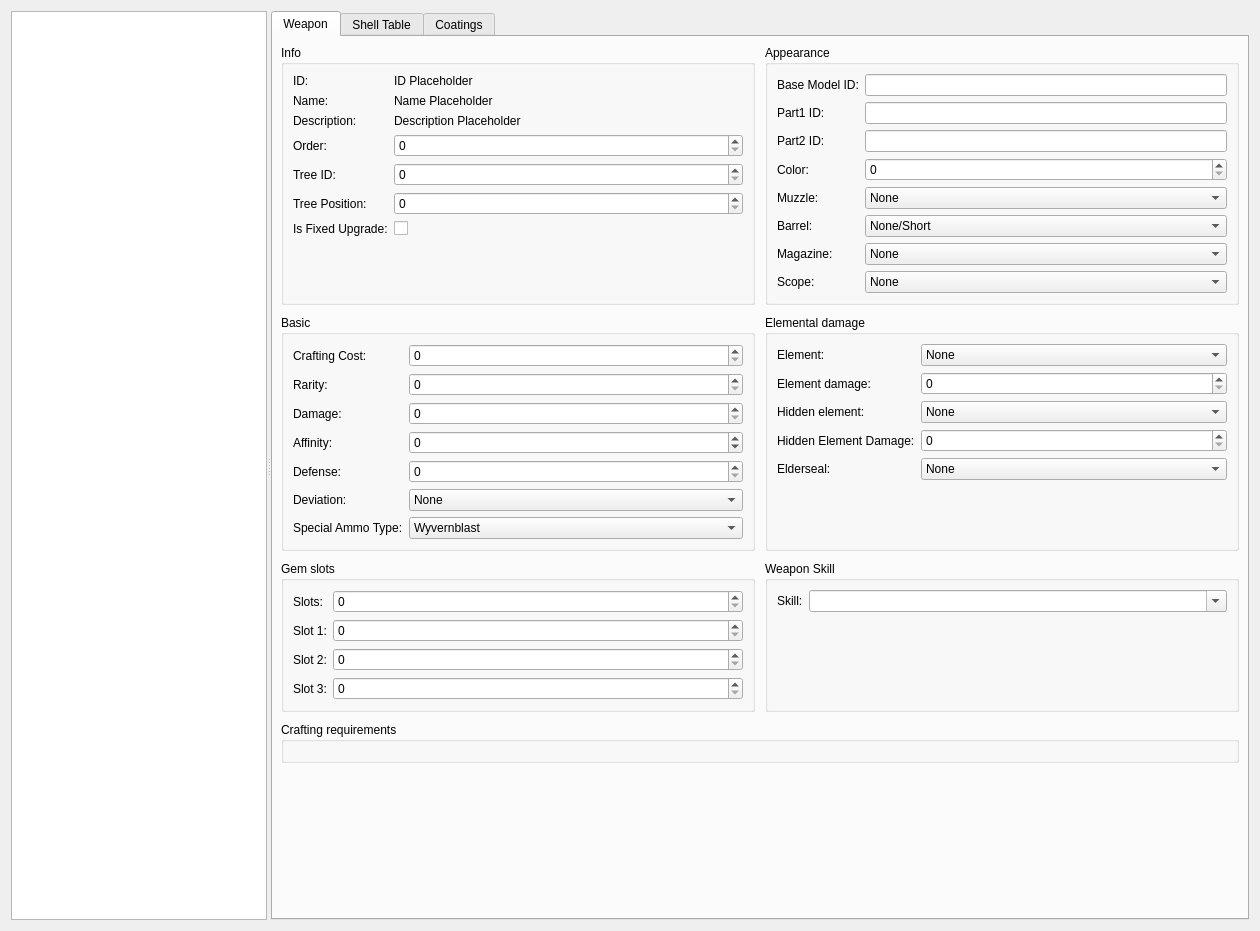
<?xml version="1.0" encoding="UTF-8"?>
<ui version="4.0">
 <class>WeaponEditorForm</class>
 <widget class="QWidget" name="WeaponEditorForm">
  <property name="geometry">
   <rect>
    <x>0</x>
    <y>0</y>
    <width>1260</width>
    <height>931</height>
   </rect>
  </property>
  <layout class="QVBoxLayout" name="main_layout">
   <item>
    <widget class="QSplitter" name="splitter">
     <property name="orientation">
      <enum>Qt::Horizontal</enum>
     </property>
     <property name="childrenCollapsible">
      <bool>false</bool>
     </property>
     <widget class="QTreeView" name="weapon_tree_view">
      <property name="sizePolicy">
       <sizepolicy hsizetype="Expanding" vsizetype="Expanding">
        <horstretch>0</horstretch>
        <verstretch>0</verstretch>
       </sizepolicy>
      </property>
     </widget>
     <widget class="QTabWidget" name="tabs_weapon_details">
      <property name="sizePolicy">
       <sizepolicy hsizetype="Expanding" vsizetype="Expanding">
        <horstretch>1</horstretch>
        <verstretch>0</verstretch>
       </sizepolicy>
      </property>
      <widget class="QWidget" name="tab_weapon_attributes">
       <attribute name="title">
        <string>Weapon</string>
       </attribute>
       <layout class="QGridLayout" name="data_layout" rowstretch="0,0,0,1" columnstretch="1,1">
        <property name="leftMargin">
         <number>8</number>
        </property>
        <property name="topMargin">
         <number>8</number>
        </property>
        <property name="rightMargin">
         <number>8</number>
        </property>
        <property name="bottomMargin">
         <number>8</number>
        </property>
        <property name="spacing">
         <number>10</number>
        </property>
        <item row="1" column="1">
         <widget class="QGroupBox" name="groupbox4_element">
          <property name="title">
           <string>Elemental damage</string>
          </property>
          <property name="flat">
           <bool>true</bool>
          </property>
          <layout class="QFormLayout" name="groupbox_basic_layout">
           <item row="0" column="0">
            <widget class="QLabel" name="element_id_label">
             <property name="text">
              <string>Element:</string>
             </property>
            </widget>
           </item>
           <item row="0" column="1">
            <widget class="QComboBox" name="element_id_value">
             <item>
              <property name="text">
               <string>None</string>
              </property>
             </item>
             <item>
              <property name="text">
               <string>Fire</string>
              </property>
             </item>
             <item>
              <property name="text">
               <string>Water</string>
              </property>
             </item>
             <item>
              <property name="text">
               <string>Ice</string>
              </property>
             </item>
             <item>
              <property name="text">
               <string>Thunder</string>
              </property>
             </item>
             <item>
              <property name="text">
               <string>Dragon</string>
              </property>
             </item>
             <item>
              <property name="text">
               <string>Poison</string>
              </property>
             </item>
             <item>
              <property name="text">
               <string>Paralysis</string>
              </property>
             </item>
             <item>
              <property name="text">
               <string>Sleep</string>
              </property>
             </item>
             <item>
              <property name="text">
               <string>Blast</string>
              </property>
             </item>
            </widget>
           </item>
           <item row="1" column="0">
            <widget class="QLabel" name="element_damage_label">
             <property name="text">
              <string>Element damage:</string>
             </property>
            </widget>
           </item>
           <item row="1" column="1">
            <widget class="QSpinBox" name="element_damage_value">
             <property name="minimum">
              <number>0</number>
             </property>
             <property name="maximum">
              <number>65535</number>
             </property>
             <property name="bind_field" stdset="0">
              <string>element_damage</string>
             </property>
            </widget>
           </item>
           <item row="2" column="0">
            <widget class="QLabel" name="hidden_element_label">
             <property name="text">
              <string>Hidden element:</string>
             </property>
            </widget>
           </item>
           <item row="2" column="1">
            <widget class="QComboBox" name="hidden_element_id_value">
             <item>
              <property name="text">
               <string>None</string>
              </property>
             </item>
             <item>
              <property name="text">
               <string>Fire</string>
              </property>
             </item>
             <item>
              <property name="text">
               <string>Water</string>
              </property>
             </item>
             <item>
              <property name="text">
               <string>Ice</string>
              </property>
             </item>
             <item>
              <property name="text">
               <string>Thunder</string>
              </property>
             </item>
             <item>
              <property name="text">
               <string>Dragon</string>
              </property>
             </item>
             <item>
              <property name="text">
               <string>Poison</string>
              </property>
             </item>
             <item>
              <property name="text">
               <string>Paralysis</string>
              </property>
             </item>
             <item>
              <property name="text">
               <string>Sleep</string>
              </property>
             </item>
             <item>
              <property name="text">
               <string>Blast</string>
              </property>
             </item>
            </widget>
           </item>
           <item row="3" column="0">
            <widget class="QLabel" name="hidden_element_damage_label">
             <property name="text">
              <string>Hidden Element Damage:</string>
             </property>
            </widget>
           </item>
           <item row="3" column="1">
            <widget class="QSpinBox" name="hidden_element_damage_value">
             <property name="minimum">
              <number>0</number>
             </property>
             <property name="maximum">
              <number>65535</number>
             </property>
             <property name="bind_field" stdset="0">
              <string>hidden_element_damage</string>
             </property>
            </widget>
           </item>
           <item row="4" column="0">
            <widget class="QLabel" name="elderseal_label">
             <property name="text">
              <string>Elderseal:</string>
             </property>
            </widget>
           </item>
           <item row="4" column="1">
            <widget class="QComboBox" name="elderseal_value">
             <item>
              <property name="text">
               <string>None</string>
              </property>
             </item>
             <item>
              <property name="text">
               <string>Low</string>
              </property>
             </item>
             <item>
              <property name="text">
               <string>Average</string>
              </property>
             </item>
             <item>
              <property name="text">
               <string>High</string>
              </property>
             </item>
            </widget>
           </item>
          </layout>
         </widget>
        </item>
        <item row="0" column="0">
         <widget class="QGroupBox" name="groupbox1_info">
          <property name="title">
           <string>Info</string>
          </property>
          <property name="flat">
           <bool>true</bool>
          </property>
          <layout class="QFormLayout" name="groupbox_info_layout">
           <item row="0" column="0">
            <widget class="QLabel" name="id_label">
             <property name="text">
              <string>ID:</string>
             </property>
            </widget>
           </item>
           <item row="0" column="1">
            <widget class="QLabel" name="id_value">
             <property name="text">
              <string>ID Placeholder</string>
             </property>
            </widget>
           </item>
           <item row="2" column="0">
            <widget class="QLabel" name="name_label">
             <property name="text">
              <string>Name:</string>
             </property>
            </widget>
           </item>
           <item row="2" column="1">
            <widget class="QLabel" name="name_value">
             <property name="text">
              <string>Name Placeholder</string>
             </property>
            </widget>
           </item>
           <item row="3" column="0">
            <widget class="QLabel" name="description_label">
             <property name="text">
              <string>Description:</string>
             </property>
            </widget>
           </item>
           <item row="3" column="1">
            <widget class="QLabel" name="description_value">
             <property name="text">
              <string>Description Placeholder</string>
             </property>
            </widget>
           </item>
           <item row="4" column="0">
            <widget class="QLabel" name="order_label">
             <property name="text">
              <string>Order:</string>
             </property>
            </widget>
           </item>
           <item row="4" column="1">
            <widget class="QSpinBox" name="order_value">
             <property name="minimum">
              <number>0</number>
             </property>
             <property name="maximum">
              <number>65535</number>
             </property>
             <property name="bind_field" stdset="0">
              <string>order</string>
             </property>
            </widget>
           </item>
           <item row="5" column="0">
            <widget class="QLabel" name="tree_id_label">
             <property name="text">
              <string>Tree ID:</string>
             </property>
            </widget>
           </item>
           <item row="5" column="1">
            <widget class="QSpinBox" name="tree_id_value">
             <property name="minimum">
              <number>0</number>
             </property>
             <property name="maximum">
              <number>255</number>
             </property>
             <property name="bind_field" stdset="0">
              <string>tree_id</string>
             </property>
            </widget>
           </item>
           <item row="6" column="0">
            <widget class="QLabel" name="tree_position_label">
             <property name="text">
              <string>Tree Position:</string>
             </property>
            </widget>
           </item>
           <item row="6" column="1">
            <widget class="QSpinBox" name="tree_position_value">
             <property name="minimum">
              <number>0</number>
             </property>
             <property name="maximum">
              <number>255</number>
             </property>
             <property name="bind_field" stdset="0">
              <string>tree_position</string>
             </property>
            </widget>
           </item>
           <item row="7" column="0">
            <widget class="QLabel" name="is_fixed_upgrade_label">
             <property name="text">
              <string>Is Fixed Upgrade:</string>
             </property>
            </widget>
           </item>
           <item row="7" column="1">
            <widget class="QCheckBox" name="is_fixed_upgrade_value"/>
           </item>
          </layout>
         </widget>
        </item>
        <item row="0" column="1">
         <widget class="QGroupBox" name="groupbox2_appearance">
          <property name="title">
           <string>Appearance</string>
          </property>
          <property name="flat">
           <bool>true</bool>
          </property>
          <layout class="QFormLayout" name="groupbox_appearance_layout">
           <item row="0" column="0">
            <widget class="QLabel" name="base_model_id_label">
             <property name="text">
              <string>Base Model ID:</string>
             </property>
            </widget>
           </item>
           <item row="0" column="1">
            <widget class="QLineEdit" name="base_model_id_value">
             <property name="readOnly">
              <bool>true</bool>
             </property>
            </widget>
           </item>
           <item row="1" column="0">
            <widget class="QLabel" name="part1_id_label">
             <property name="text">
              <string>Part1 ID:</string>
             </property>
            </widget>
           </item>
           <item row="1" column="1">
            <widget class="QLineEdit" name="part1_id_value">
             <property name="readOnly">
              <bool>true</bool>
             </property>
            </widget>
           </item>
           <item row="2" column="0">
            <widget class="QLabel" name="part2_id_label">
             <property name="text">
              <string>Part2 ID:</string>
             </property>
            </widget>
           </item>
           <item row="2" column="1">
            <widget class="QLineEdit" name="part2_id_value">
             <property name="readOnly">
              <bool>true</bool>
             </property>
            </widget>
           </item>
           <item row="3" column="0">
            <widget class="QLabel" name="color_label">
             <property name="text">
              <string>Color:</string>
             </property>
            </widget>
           </item>
           <item row="3" column="1">
            <widget class="QSpinBox" name="color_value">
             <property name="minimum">
              <number>0</number>
             </property>
             <property name="maximum">
              <number>255</number>
             </property>
             <property name="bind_field" stdset="0">
              <string>color</string>
             </property>
            </widget>
           </item>
           <item row="4" column="0">
            <widget class="QLabel" name="muzzle_type_label">
             <property name="text">
              <string>Muzzle:</string>
             </property>
            </widget>
           </item>
           <item row="4" column="1">
            <widget class="QComboBox" name="muzzle_type_value">
             <item>
              <property name="text">
               <string>None</string>
              </property>
             </item>
             <item>
              <property name="text">
               <string>Silencer/Supressor</string>
              </property>
             </item>
            </widget>
           </item>
           <item row="5" column="0">
            <widget class="QLabel" name="barrel_type_label">
             <property name="text">
              <string>Barrel:</string>
             </property>
            </widget>
           </item>
           <item row="5" column="1">
            <widget class="QComboBox" name="barrel_type_value">
             <item>
              <property name="text">
               <string>None/Short</string>
              </property>
             </item>
             <item>
              <property name="text">
               <string>Rifle/Long</string>
              </property>
             </item>
            </widget>
           </item>
           <item row="6" column="0">
            <widget class="QLabel" name="magazine_type_label">
             <property name="text">
              <string>Magazine:</string>
             </property>
            </widget>
           </item>
           <item row="6" column="1">
            <widget class="QComboBox" name="magazine_type_value">
             <item>
              <property name="text">
               <string>None</string>
              </property>
             </item>
             <item>
              <property name="text">
               <string>Extended</string>
              </property>
             </item>
             <item>
              <property name="text">
               <string>Drum</string>
              </property>
             </item>
            </widget>
           </item>
           <item row="7" column="0">
            <widget class="QLabel" name="scope_type_label">
             <property name="text">
              <string>Scope:</string>
             </property>
            </widget>
           </item>
           <item row="7" column="1">
            <widget class="QComboBox" name="scope_type_value">
             <item>
              <property name="text">
               <string>None</string>
              </property>
             </item>
             <item>
              <property name="text">
               <string>Scope</string>
              </property>
             </item>
            </widget>
           </item>
          </layout>
         </widget>
        </item>
        <item row="2" column="0">
         <widget class="QGroupBox" name="groupbox5_gems">
          <property name="title">
           <string>Gem slots</string>
          </property>
          <property name="flat">
           <bool>true</bool>
          </property>
          <layout class="QFormLayout" name="groupbox_gems_layout">
           <item row="0" column="0">
            <widget class="QLabel" name="num_active_label">
             <property name="text">
              <string>Slots:</string>
             </property>
            </widget>
           </item>
           <item row="0" column="1">
            <widget class="QSpinBox" name="num_gem_slots">
             <property name="minimum">
              <number>0</number>
             </property>
             <property name="maximum">
              <number>3</number>
             </property>
             <property name="bind_field" stdset="0">
              <string>num_gem_slots</string>
             </property>
            </widget>
           </item>
           <item row="1" column="0">
            <widget class="QLabel" name="gem_slot1_lvl_label">
             <property name="text">
              <string>Slot 1:</string>
             </property>
            </widget>
           </item>
           <item row="1" column="1">
            <widget class="QSpinBox" name="gem_slot1_lvl_value">
             <property name="minimum">
              <number>0</number>
             </property>
             <property name="maximum">
              <number>3</number>
             </property>
             <property name="bind_field" stdset="0">
              <string>gem_slot_lvl1</string>
             </property>
            </widget>
           </item>
           <item row="2" column="0">
            <widget class="QLabel" name="gem_slot2_lvl_label">
             <property name="text">
              <string>Slot 2:</string>
             </property>
            </widget>
           </item>
           <item row="2" column="1">
            <widget class="QSpinBox" name="gem_slot2_lvl_value">
             <property name="minimum">
              <number>0</number>
             </property>
             <property name="maximum">
              <number>3</number>
             </property>
             <property name="bind_field" stdset="0">
              <string>gem_slot_lvl2</string>
             </property>
            </widget>
           </item>
           <item row="3" column="0">
            <widget class="QLabel" name="gem_slot3_lvl_label">
             <property name="text">
              <string>Slot 3:</string>
             </property>
            </widget>
           </item>
           <item row="3" column="1">
            <widget class="QSpinBox" name="gem_slot3_lvl_value">
             <property name="minimum">
              <number>0</number>
             </property>
             <property name="maximum">
              <number>3</number>
             </property>
             <property name="bind_field" stdset="0">
              <string>gem_slot_lvl3</string>
             </property>
            </widget>
           </item>
          </layout>
         </widget>
        </item>
        <item row="1" column="0">
         <widget class="QGroupBox" name="groupbox3_basic">
          <property name="title">
           <string>Basic</string>
          </property>
          <property name="flat">
           <bool>true</bool>
          </property>
          <layout class="QFormLayout" name="groupbox_basic_layout">
           <item row="0" column="0">
            <widget class="QLabel" name="cost_label">
             <property name="text">
              <string>Crafting Cost:</string>
             </property>
            </widget>
           </item>
           <item row="0" column="1">
            <widget class="QSpinBox" name="cost_value">
             <property name="minimum">
              <number>0</number>
             </property>
             <property name="maximum">
              <number>268435455</number>
             </property>
             <property name="bind_field" stdset="0">
              <string>crafting_cost</string>
             </property>
            </widget>
           </item>
           <item row="1" column="0">
            <widget class="QLabel" name="rarity_label">
             <property name="text">
              <string>Rarity:</string>
             </property>
            </widget>
           </item>
           <item row="1" column="1">
            <widget class="QSpinBox" name="rarity_value">
             <property name="minimum">
              <number>0</number>
             </property>
             <property name="maximum">
              <number>10</number>
             </property>
             <property name="bind_field" stdset="0">
              <string>rarity</string>
             </property>
            </widget>
           </item>
           <item row="2" column="0">
            <widget class="QLabel" name="raw_damage_label">
             <property name="text">
              <string>Damage:</string>
             </property>
            </widget>
           </item>
           <item row="2" column="1">
            <widget class="QSpinBox" name="raw_damage_value">
             <property name="minimum">
              <number>0</number>
             </property>
             <property name="maximum">
              <number>65535</number>
             </property>
             <property name="bind_field" stdset="0">
              <string>raw_damage</string>
             </property>
            </widget>
           </item>
           <item row="3" column="0">
            <widget class="QLabel" name="affinity_label">
             <property name="text">
              <string>Affinity:</string>
             </property>
            </widget>
           </item>
           <item row="3" column="1">
            <widget class="QSpinBox" name="affinity_value">
             <property name="minimum">
              <number>-127</number>
             </property>
             <property name="maximum">
              <number>127</number>
             </property>
             <property name="bind_field" stdset="0">
              <string>affinity</string>
             </property>
            </widget>
           </item>
           <item row="4" column="0">
            <widget class="QLabel" name="defense_label">
             <property name="text">
              <string>Defense:</string>
             </property>
            </widget>
           </item>
           <item row="4" column="1">
            <widget class="QSpinBox" name="defense_value">
             <property name="minimum">
              <number>0</number>
             </property>
             <property name="maximum">
              <number>65535</number>
             </property>
             <property name="bind_field" stdset="0">
              <string>defense</string>
             </property>
            </widget>
           </item>
           <item row="5" column="0">
            <widget class="QLabel" name="deviation_label">
             <property name="text">
              <string>Deviation:</string>
             </property>
            </widget>
           </item>
           <item row="5" column="1">
            <widget class="QComboBox" name="deviation_value">
             <item>
              <property name="text">
               <string>None</string>
              </property>
             </item>
             <item>
              <property name="text">
               <string>Low</string>
              </property>
             </item>
             <item>
              <property name="text">
               <string>Average</string>
              </property>
             </item>
             <item>
              <property name="text">
               <string>High</string>
              </property>
             </item>
            </widget>
           </item>
           <item row="6" column="0">
            <widget class="QLabel" name="special_ammo_type_label">
             <property name="text">
              <string>Special Ammo Type:</string>
             </property>
            </widget>
           </item>
           <item row="6" column="1">
            <widget class="QComboBox" name="special_ammo_type_value">
             <item>
              <property name="text">
               <string>Wyvernblast</string>
              </property>
             </item>
             <item>
              <property name="text">
               <string>Wyvernfire</string>
              </property>
             </item>
             <item>
              <property name="text">
               <string>Wyvernsnipe</string>
              </property>
             </item>
            </widget>
           </item>
          </layout>
         </widget>
        </item>
        <item row="2" column="1">
         <widget class="QGroupBox" name="groupbox6_skills">
          <property name="title">
           <string>Weapon Skill</string>
          </property>
          <property name="flat">
           <bool>true</bool>
          </property>
          <layout class="QFormLayout" name="groupbox_skills_layout">
           <item row="0" column="0">
            <widget class="QLabel" name="skill_id_label">
             <property name="text">
              <string>Skill:</string>
             </property>
            </widget>
           </item>
           <item row="0" column="1">
            <widget class="QComboBox" name="skill_id_value">
             <property name="editable">
              <bool>true</bool>
             </property>
             <property name="bind_field" stdset="0">
              <string>skill_id</string>
             </property>
            </widget>
           </item>
          </layout>
         </widget>
        </item>
        <item row="3" column="0" colspan="2" alignment="Qt::AlignTop">
         <widget class="QGroupBox" name="groupbox7_crafting">
          <property name="title">
           <string>Crafting requirements</string>
          </property>
          <property name="flat">
           <bool>true</bool>
          </property>
          <layout class="QVBoxLayout" name="groupbox_crafting_layout">
           <item>
            <widget class="CraftingRequirementsEditor" name="crafting_requirements_editor" native="true"/>
           </item>
          </layout>
         </widget>
        </item>
       </layout>
      </widget>
      <widget class="QWidget" name="tab_shell_table">
       <attribute name="title">
        <string>Shell Table</string>
       </attribute>
       <layout class="QHBoxLayout" name="tab_shell_table_layout">
        <item>
         <widget class="QTreeView" name="shell_table_view"/>
        </item>
        <item>
         <widget class="QLabel" name="shell_type_docs_label">
          <property name="text">
           <string>&lt;h3&gt;Capacity Notes&lt;/h3&gt;
&lt;p&gt;Capacity higher than 10 can crash the game,&lt;br&gt;
especially when used with Free Element/Ammo up skill.&lt;/p&gt;&lt;h3&gt;Recoil Presets&lt;/h3&gt;
&lt;table border=&quot;1&quot; cellpadding=&quot;3&quot; cellspacing=&quot;1&quot;&gt;
&lt;thead&gt;
&lt;tr&gt; &lt;th&gt;Value&lt;/th&gt; &lt;th&gt;Effect&lt;/th&gt; &lt;/tr&gt;
&lt;/thead&gt;
&lt;tbody&gt;
&lt;tr&gt; &lt;td&gt;00&lt;/td&gt; &lt;td&gt;Normal (Recoil +1)&lt;/td&gt; &lt;/tr&gt;
&lt;tr&gt; &lt;td&gt;01, 02, 03&lt;/td&gt; &lt;td&gt;Normal (Recoil +2)&lt;/td&gt; &lt;/tr&gt;
&lt;tr&gt; &lt;td&gt;4, 5, 7, 11, 20, 21, 24, 32&lt;/td&gt; &lt;td&gt;Normal (Recoil +3)&lt;/td&gt; &lt;/tr&gt;
&lt;tr&gt; &lt;td&gt;6, 8, 9, 12, 13, 19, 25&lt;/td&gt; &lt;td&gt;Normal (Recoil +4)&lt;/td&gt; &lt;/tr&gt;
&lt;tr&gt; &lt;td&gt;28, 29, 30&lt;/td&gt; &lt;td&gt;Rapid Fire (Recoil +2)&lt;/td&gt; &lt;/tr&gt;
&lt;tr&gt; &lt;td&gt;31, 33&lt;/td&gt; &lt;td&gt;Rapid Fire (Recoil +3)&lt;/td&gt; &lt;/tr&gt;
&lt;tr&gt; &lt;td&gt;18&lt;/td&gt; &lt;td&gt;Follow-Up / Mortar (Recoil +1)&lt;/td&gt; &lt;/tr&gt;
&lt;tr&gt; &lt;td&gt;14, 27&lt;/td&gt; &lt;td&gt;Follow-Up / Mortar (Recoil +2)&lt;/td&gt; &lt;/tr&gt;
&lt;tr&gt; &lt;td&gt;15, 16, 22, 23, 26&lt;/td&gt; &lt;td&gt;Follow-Up / Mortar (Recoil +3)&lt;/td&gt; &lt;/tr&gt;
&lt;tr&gt; &lt;td&gt;10&lt;/td&gt; &lt;td&gt;Blot Action / Single Shot / Auto-Reload&lt;/td&gt; &lt;/tr&gt;
&lt;tr&gt; &lt;td&gt;17&lt;/td&gt; &lt;td&gt;Wyvern Shot Charge&lt;/td&gt; &lt;/tr&gt;
&lt;/tbody&gt;
&lt;/table&gt;&lt;h3&gt;Reload Presets&lt;/h3&gt;
&lt;table border=&quot;1&quot; cellpadding=&quot;3&quot; cellspacing=&quot;1&quot;&gt;
&lt;thead&gt;
&lt;tr&gt; &lt;th&gt;Value&lt;/th&gt; &lt;th&gt;Effect&lt;/th&gt; &lt;/tr&gt;
&lt;/thead&gt;
&lt;tbody&gt;
&lt;tr&gt; &lt;td&gt;17&lt;/td&gt; &lt;td&gt;Fast&lt;/td&gt; &lt;/tr&gt;
&lt;tr&gt; &lt;td&gt;0, 1, 14, 18&lt;/td&gt; &lt;td&gt;Normal&lt;/td&gt; &lt;/tr&gt;
&lt;tr&gt; &lt;td&gt;2, 3, 4, 5, 11, 15, 16&lt;/td&gt; &lt;td&gt;Slow&lt;/td&gt; &lt;/tr&gt;
&lt;tr&gt; &lt;td&gt;6, 7, 8, 9, 10, 12, 13&lt;/td&gt; &lt;td&gt;Very Slow&lt;/td&gt; &lt;/tr&gt;
&lt;/tbody&gt;
&lt;/table&gt;</string>
          </property>
          <property name="alignment">
           <set>Qt::AlignLeading|Qt::AlignLeft|Qt::AlignTop</set>
          </property>
         </widget>
        </item>
       </layout>
      </widget>
      <widget class="QWidget" name="tab_bottle_table">
       <attribute name="title">
        <string>Coatings</string>
       </attribute>
       <layout class="QFormLayout" name="tab_bottle_table_layout">
        <item row="0" column="0">
         <widget class="QLabel" name="close_range_label">
          <property name="text">
           <string>Close Range:</string>
          </property>
         </widget>
        </item>
        <item row="1" column="0">
         <widget class="QLabel" name="power_label">
          <property name="text">
           <string>Power:</string>
          </property>
         </widget>
        </item>
        <item row="2" column="0">
         <widget class="QLabel" name="paralysis_label">
          <property name="text">
           <string>Paralysis:</string>
          </property>
         </widget>
        </item>
        <item row="3" column="0">
         <widget class="QLabel" name="poison_label">
          <property name="text">
           <string>Poison:</string>
          </property>
         </widget>
        </item>
        <item row="4" column="0">
         <widget class="QLabel" name="sleep_label">
          <property name="text">
           <string>Sleep:</string>
          </property>
         </widget>
        </item>
        <item row="5" column="0">
         <widget class="QLabel" name="blast_label">
          <property name="text">
           <string>Blast:</string>
          </property>
         </widget>
        </item>
        <item row="0" column="1">
         <widget class="QComboBox" name="close_range_value">
          <item>
           <property name="text">
            <string>None</string>
           </property>
          </item>
          <item>
           <property name="text">
            <string>Enabled</string>
           </property>
          </item>
          <item>
           <property name="text">
            <string>Enabled+</string>
           </property>
          </item>
         </widget>
        </item>
        <item row="1" column="1">
         <widget class="QComboBox" name="power_value">
          <item>
           <property name="text">
            <string>None</string>
           </property>
          </item>
          <item>
           <property name="text">
            <string>Enabled</string>
           </property>
          </item>
          <item>
           <property name="text">
            <string>Enabled+</string>
           </property>
          </item>
         </widget>
        </item>
        <item row="2" column="1">
         <widget class="QComboBox" name="paralysis_value">
          <item>
           <property name="text">
            <string>None</string>
           </property>
          </item>
          <item>
           <property name="text">
            <string>Enabled</string>
           </property>
          </item>
          <item>
           <property name="text">
            <string>Enabled+</string>
           </property>
          </item>
         </widget>
        </item>
        <item row="3" column="1">
         <widget class="QComboBox" name="poison_value">
          <item>
           <property name="text">
            <string>None</string>
           </property>
          </item>
          <item>
           <property name="text">
            <string>Enabled</string>
           </property>
          </item>
          <item>
           <property name="text">
            <string>Enabled+</string>
           </property>
          </item>
         </widget>
        </item>
        <item row="4" column="1">
         <widget class="QComboBox" name="sleep_value">
          <item>
           <property name="text">
            <string>None</string>
           </property>
          </item>
          <item>
           <property name="text">
            <string>Enabled</string>
           </property>
          </item>
          <item>
           <property name="text">
            <string>Enabled+</string>
           </property>
          </item>
         </widget>
        </item>
        <item row="5" column="1">
         <widget class="QComboBox" name="blast_value">
          <item>
           <property name="text">
            <string>None</string>
           </property>
          </item>
          <item>
           <property name="text">
            <string>Enabled</string>
           </property>
          </item>
          <item>
           <property name="text">
            <string>Enabled+</string>
           </property>
          </item>
         </widget>
        </item>
       </layout>
      </widget>
     </widget>
    </widget>
   </item>
  </layout>
 </widget>
 <customwidgets>
  <customwidget>
   <class>CraftingRequirementsEditor</class>
   <extends>QWidget</extends>
   <header>mhw_armor_edit.editor.crafting_editor</header>
  </customwidget>
 </customwidgets>
 <resources/>
 <connections/>
</ui>
